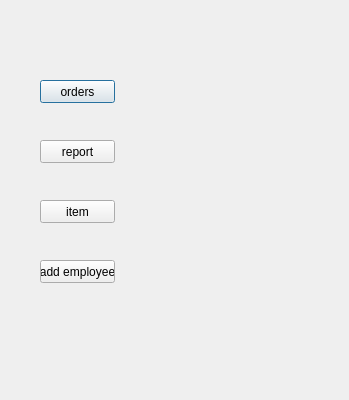
<?xml version="1.0" encoding="UTF-8"?>
<ui version="4.0">
 <class>sellermainpage</class>
 <widget class="QDialog" name="sellermainpage">
  <property name="geometry">
   <rect>
    <x>0</x>
    <y>0</y>
    <width>349</width>
    <height>400</height>
   </rect>
  </property>
  <property name="windowTitle">
   <string>Dialog</string>
  </property>
  <property name="styleSheet">
   <string notr="true">background-image: url(:/imagestart/pic/bcap4.jpg);</string>
  </property>
  <widget class="QPushButton" name="ord">
   <property name="geometry">
    <rect>
     <x>40</x>
     <y>80</y>
     <width>75</width>
     <height>23</height>
    </rect>
   </property>
   <property name="text">
    <string>orders</string>
   </property>
  </widget>
  <widget class="QPushButton" name="rep">
   <property name="geometry">
    <rect>
     <x>40</x>
     <y>140</y>
     <width>75</width>
     <height>23</height>
    </rect>
   </property>
   <property name="text">
    <string>report</string>
   </property>
  </widget>
  <widget class="QPushButton" name="item">
   <property name="geometry">
    <rect>
     <x>40</x>
     <y>200</y>
     <width>75</width>
     <height>23</height>
    </rect>
   </property>
   <property name="text">
    <string>item</string>
   </property>
  </widget>
  <widget class="QPushButton" name="add">
   <property name="geometry">
    <rect>
     <x>40</x>
     <y>260</y>
     <width>75</width>
     <height>23</height>
    </rect>
   </property>
   <property name="text">
    <string>add employee</string>
   </property>
  </widget>
 </widget>
 <resources/>
 <connections/>
</ui>
